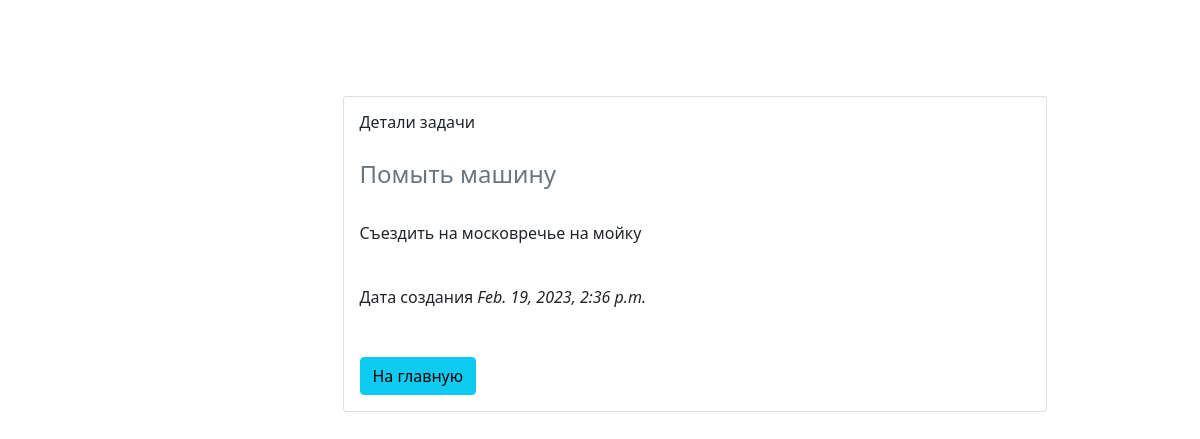
The app's page /taskdetail/41 with its own data.
### todomainapp/models.py (models this page shows, shortened)
class hometasks(models.Model):
    taskname = models.CharField(max_length=150, blank=True, null=True)
    taskdescription = models.CharField(max_length=150, blank=True, null=True)
    taskenddate = models.DateTimeField(null=True)
    taskcreatedate = models.DateTimeField(default=timezone.now, null=True)
    taskstatus = models.IntegerField(default=1, blank=True, null=True)
    def __str__(self):
        return self.taskname

### todomainapp/views.py (the view)
# urls.py: path("taskdetail/<int:taskid>", taskdetail.as_view(), name="taskdetail"),
class taskdetail(DetailView):
    model = hometasks
    pk_url_kwarg = "taskid"
    template_name = "todomainapp/taskdetail.html"
    def get_queryset(self, **kwargs):
        return hometasks.objects.filter(id=self.kwargs["taskid"])

### todomainapp/templates/todomainapp/taskdetail.html (shortened to what this page needs)
<!DOCTYPE html>
<html lang="en">
<head>
    <link rel="stylesheet" href="https://cdn.jsdelivr.net/npm/bootstrap-icons@1.7.2/font/bootstrap-icons.css">
    <link rel="stylesheet" href="https://cdnjs.cloudflare.com/ajax/libs/font-awesome/4.7.0/css/font-awesome.min.css">
    <link href="https://cdn.jsdelivr.net/npm/bootstrap@5.1.3/dist/css/bootstrap.min.css" rel="stylesheet"
>
</head>
<body>
<link rel="stylesheet" href="https://cdnjs.cloudflare.com/ajax/libs/boxicons/2.1.0/css/boxicons.min.css"
/>
<link rel="stylesheet"
      href="https://cdnjs.cloudflare.com/ajax/libs/MaterialDesign-Webfont/5.3.45/css/materialdesignicons.css"
/>
<br>
<br>
<br>
<br>
<div class="row d-flex justify-content-center container">
    <div class="col-3"></div>
    <div class="col-8">
        <div class="card" style="width: 100%">
            <div class="card-body">
                <h6 class="card-title">Детали задачи</h6>
                <br>
                <h4 class="card-subtitle mb-2 text-muted"> {{ object }}</h4>
                <br>
                <p class="card-text">{{ object.taskdescription }}</p>
                <br>
                <div class="widget-subheading">Дата создания <i>{{object.taskcreatedate}}</i></div>
                <br>
                <br>
                <a href="/" class="card-link"> <input class="btn btn-info" type="submit" value="На главную"></a>
            </div>
        </div>
    </div>
</div>

### records on screen
hometasks: taskname "Помыть машину", taskdescription "Съездить на московречье на мойку", taskcreatedate "Feb. 19, 2023, 2:36 p.m."
